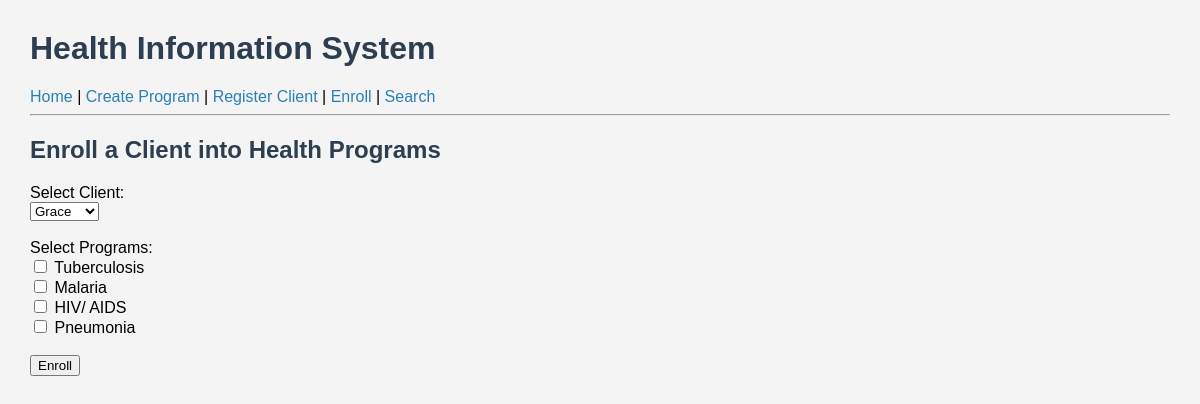
The page /enroll-client on the database as committed earlier.
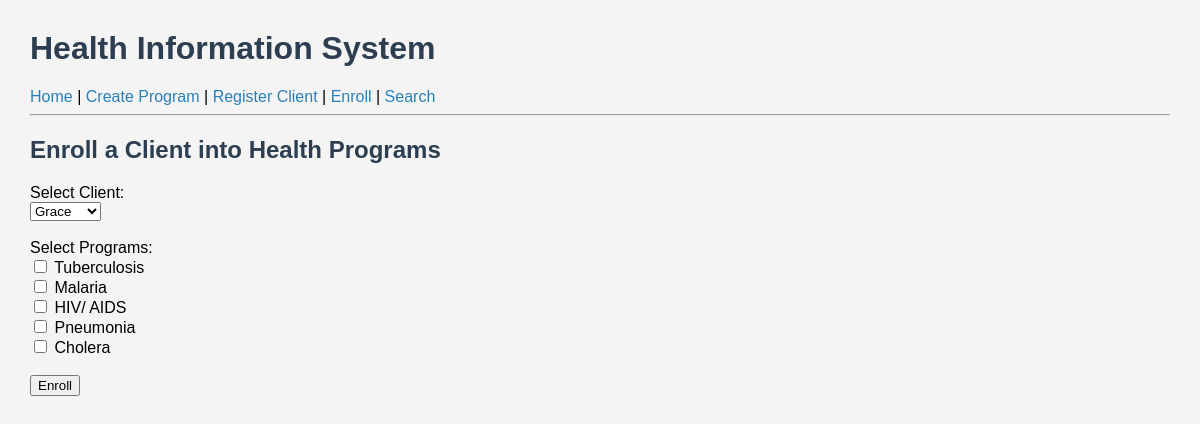
The same page on the database as committed later.
### app/models.py (models this page shows)
class Program(db.Model):
    id = db.Column(db.Integer, primary_key=True)
    name = db.Column(db.String(100), unique=True, nullable=False)

### app/routes.py (the view, shortened to what this page needs)
@main.route('/enroll-client', methods=['GET', 'POST'])
def enroll_client():
    clients = Client.query.all()
    programs = Program.query.all()
    return render_template('enroll_client.html', clients=clients, programs=programs)

### templates/enroll_client.html (shortened to what this page needs)
{% extends "base.html" %}
{% block content %}
    <h2>Enroll a Client into Health Programs</h2>
    <form method="POST">
        <label>Select Client:</label><br>
        <select name="client" required>
            {% for client in clients %}
            <option value="{{ client.id }}">{{ client.name }}</option>
            {% endfor %}
        </select><br><br>
        <label>Select Programs:</label><br>
        {% for program in programs %}
        <input type="checkbox" name="programs" value="{{ program.id }}"> {{ program.name }}<br>
        {% endfor %}
        <br><button type="submit">Enroll</button>
    </form>
{% endblock %}

### templates/base.html (shortened to what this page needs)
<!DOCTYPE html>
<html lang="en">
<head>
    <link rel="stylesheet" href="{{ url_for('static', filename='style.css') }}">
</head>
<body>
    <header>
        <h1>Health Information System</h1>
        <nav>
            <a href="{{ url_for('main.index') }}">Home</a> |
            <a href="{{ url_for('main.create_program') }}">Create Program</a> |
            <a href="{{ url_for('main.register_client') }}">Register Client</a> |
            <a href="{{ url_for('main.enroll_client') }}">Enroll</a> |
            <a href="{{ url_for('main.search_client') }}">Search</a>
        </nav>
        <hr>
    </header>
    <main>
        {% block content %}{% endblock %}
    </main>
</body>
</html>

### static/style.css (style rules this page uses)
body { font-family: Arial, sans-serif; margin: 30px; background: #f4f4f4; }
h1, h2 { color: #2c3e50; }
a { text-decoration: none; color: #2980b9; }

Rows that differ between the two databases and show on the page:
added Program: name "Cholera"
